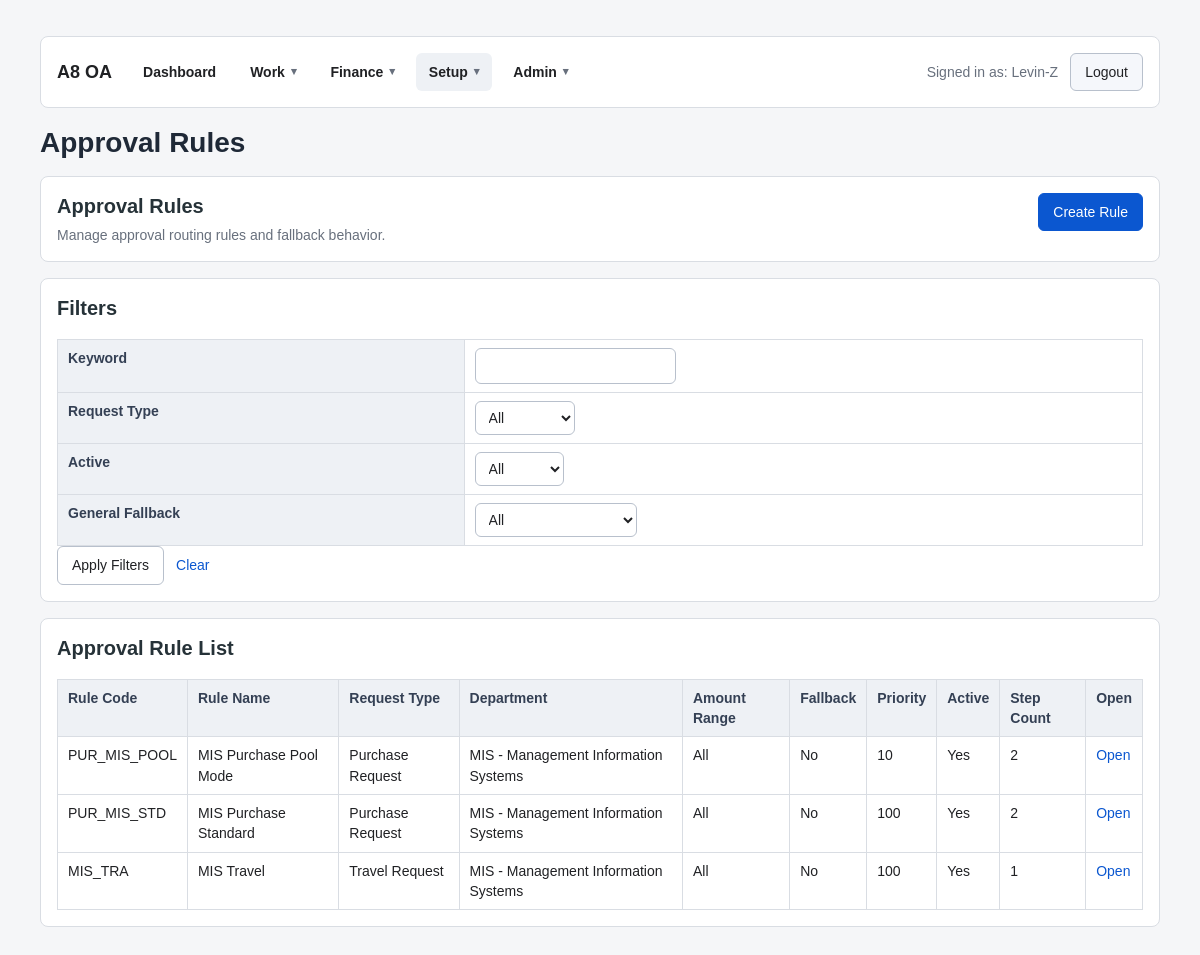
The app's page /approvals/rules/ (signed in) with its own data.
### accounts/models.py (models this page shows)
class User(AbstractUser):
    employee_id = models.CharField(max_length=30, blank=True, default="")
    display_name = models.CharField(max_length=150, blank=True, default="")
    job_title = models.CharField(max_length=100, blank=True, default="")
    phone = models.CharField(max_length=30, blank=True, default="")
    approval_level = models.CharField(
        max_length=20,
        choices=ApprovalLevel,
        default=ApprovalLevel.STAFF,
    )
    primary_department = models.ForeignKey(
        "Department",
        null=True,
        blank=True,
        on_delete=models.SET_NULL,
        related_name="primary_users",
    )
    can_approve_all_departments = models.BooleanField(default=False)
    class Meta:
        db_table = "PS_A8_USER"
        verbose_name = "User"
        verbose_name_plural = "Users"
    def __str__(self):
        return self.display_name or self.username

class Department(models.Model):
    dept_code = models.CharField(max_length=30, unique=True)
    dept_name = models.CharField(max_length=100)
    dept_type = models.CharField(
    max_length=20,
    choices=DepartmentType,
    default=DepartmentType.GENERAL,
    )
    cost_center = models.CharField(max_length=30, blank=True, default="")
    manager = models.ForeignKey(
        settings.AUTH_USER_MODEL,
        null=True,
        blank=True,
        on_delete=models.SET_NULL,
        related_name="managed_departments",
    )
    parent_department = models.ForeignKey(
        "self",
        null=True,
        blank=True,
        on_delete=models.SET_NULL,
        related_name="child_departments",
    )
    is_active = models.BooleanField(default=True)
    sort_order = models.PositiveIntegerField(default=0)
    class Meta:
        db_table = "PS_A8_DEPT"
        verbose_name = "Department"
        verbose_name_plural = "Departments"
        ordering = ["sort_order", "dept_code"]
    def __str__(self):
        return f"{self.dept_code} - {self.dept_name}"

### approvals/models.py (models this page shows, shortened)
class ApprovalRule(models.Model):
    rule_code = models.CharField(max_length=30, unique=True)
    rule_name = models.CharField(max_length=100)
    request_type = models.CharField(max_length=20, choices=RequestType)
    department = models.ForeignKey(
        "accounts.Department",
        null=True,
        blank=True,
        on_delete=models.CASCADE,
        related_name="approval_rules",
    )
    amount_from = models.DecimalField(max_digits=12, decimal_places=2, null=True, blank=True)
    amount_to = models.DecimalField(max_digits=12, decimal_places=2, null=True, blank=True)
    requester_level = models.CharField(
        max_length=20,
        choices=ApprovalLevel,
        blank=True,
        default="",
    )
    specific_requester = models.ForeignKey(
        settings.AUTH_USER_MODEL,
        null=True,
        blank=True,
        on_delete=models.SET_NULL,
        related_name="specific_approval_rules",
    )
    is_general_fallback = models.BooleanField(default=False)
    priority = models.PositiveIntegerField(default=100)
    is_active = models.BooleanField(default=True)
    class Meta:
        db_table = "PS_A8_AP_RULE"
        verbose_name = "Approval Rule"
        verbose_name_plural = "Approval Rules"
        ordering = ["priority", "rule_code"]
        constraints = [
            models.UniqueConstraint(
                fields=["request_type"],
                condition=models.Q(is_active=True, is_general_fallback=True),
                name="uq_active_general_fallback_per_request_type",
            ),
        ]

### approvals/views.py (the view)
# urls.py: path("rules/", views.rule_list, name="rule_list"),
@login_required
def rule_list(request):
    _enforce_rule_admin_permission(request.user)
    queryset = (
        ApprovalRule.objects.select_related("department", "specific_requester")
        .annotate(step_count=Count("steps"))
        .order_by("request_type", "priority", "rule_code")
    )
    keyword = (request.GET.get("q") or "").strip()
    request_type = (request.GET.get("request_type") or "").strip()
    is_active = (request.GET.get("is_active") or "").strip()
    fallback = (request.GET.get("fallback") or "").strip()
    if keyword:
        queryset = queryset.filter(
            Q(rule_code__icontains=keyword)
            | Q(rule_name__icontains=keyword)
        )
    if request_type:
        queryset = queryset.filter(request_type=request_type)
    if is_active == "true":
        queryset = queryset.filter(is_active=True)
    elif is_active == "false":
        queryset = queryset.filter(is_active=False)
    if fallback == "true":
        queryset = queryset.filter(is_general_fallback=True)
    elif fallback == "false":
        queryset = queryset.filter(is_general_fallback=False)
    paginator = Paginator(queryset, 15)
    page_obj = paginator.get_page(request.GET.get("page"))
    querydict = request.GET.copy()
    querydict.pop("page", None)
    pagination_querystring = querydict.urlencode()
    context = {
        "page_obj": page_obj,
        "keyword": keyword,
        "request_type": request_type,
        "is_active": is_active,
        "fallback": fallback,
        "pagination_querystring": pagination_querystring,
    }
    return render(request, "approvals/rule_list.html", context)

### approvals/views.py (called while the page is built)
def _enforce_rule_admin_permission(user):
    if not user.is_authenticated:
        raise PermissionDenied
    if not user.is_staff:
        raise PermissionDenied

### common/context_processors.py (called while the page is built)
def top_navigation(request):
    can_create_project = False
    if request.user.is_authenticated:
        can_create_project = user_can_create_project(request.user)
    return {
        "top_navigation": build_navigation_for_user(request.user, request),
        "can_create_project": can_create_project,
        "can_view_system_setup": can_view_system_setup(request.user),
    }

### common/navigation.py (called while the page is built)
def _can_work(user):
    return user.is_authenticated

def _can_accounting(user):
    return can_perform_accounting_work(user)

def _can_setup(user):
    return can_manage_finance_setup(user)

def _can_admin(user):
    return can_use_django_admin(user)

def _can_system_setup(user):
    return can_view_system_setup(user)

def _can_create_project(user):
    return user.is_authenticated and user_can_create_project(user)

def _item(label, route_name, *, permission=None, active_names=None):
    active_names = active_names or [route_name]
    return {
        "label": label,
        "url": reverse(route_name),
        "permission": permission or _can_work,
        "active_names": active_names,
        "active": False,
    }

def _group(label, items):
    return {
        "label": label,
        "items": items,
        "active": False,
    }

def _mark_active(items, current_route_name):
    for item in items:
        item["active"] = current_route_name in item["active_names"]
    return items

### common/permissions.py (called while the page is built)
def can_perform_accounting_work(user):
    return bool(
        user
        and user.is_authenticated
        and (user.is_staff or user_has_any_role(user, ACCOUNTING_ROLES))
    )

def can_manage_finance_setup(user):
    return bool(
        user
        and user.is_authenticated
        and (user.is_superuser or user_has_any_role(user, FINANCE_SETUP_ROLES))
    )

def can_view_system_setup(user):
    return bool(
        user
        and user.is_authenticated
        and (user.is_superuser or user.is_staff or user_has_any_role(user, SYSTEM_SETUP_ROLES))
    )

def can_use_django_admin(user):
    return bool(user and user.is_authenticated and (user.is_staff or user.is_superuser))

### projects/access.py (called while the page is built)
def user_can_create_project(user):
    if not user or not user.is_authenticated:
        return False
    if user.is_superuser:
        return True
    return get_manageable_departments_queryset_for_user(user).exists()

### approvals/templates/approvals/rule_list.html (shortened to what this page needs)
{% extends "purchase/base.html" %}
{% block page_title %}Approval Rules{% endblock %}
{% block content %}
<div class="card page-action-card">
    <div class="section-header">
        <div>
            <h2>Approval Rules</h2>
            <p class="muted">Manage approval routing rules and fallback behavior.</p>
        </div>
        <a class="btn btn-primary" href="{% url 'approvals:rule_create' %}">Create Rule</a>
    </div>
</div>
<div class="card">
    <h2>Filters</h2>
    <form method="get">
        <table>
            <tr>
                <th><label for="id_q">Keyword</label></th>
                <td>
                    <input type="text" name="q" id="id_q" value="{{ keyword }}">
                </td>
            </tr>
            <tr>
                <th><label for="id_request_type">Request Type</label></th>
                <td>
                    <select name="request_type" id="id_request_type">
                        <option value="">All</option>
                    </select>
                </td>
            </tr>
            <tr>
                <th><label for="id_is_active">Active</label></th>
                <td>
                    <select name="is_active" id="id_is_active">
                        <option value="">All</option>
                    </select>
                </td>
            </tr>
            <tr>
                <th><label for="id_fallback">General Fallback</label></th>
                <td>
                    <select name="fallback" id="id_fallback">
                        <option value="">All</option>
                    </select>
                </td>
            </tr>
        </table>
        <div class="action-row">
            <button type="submit">Apply Filters</button>
            <a href="{% url 'approvals:rule_list' %}">Clear</a>
        </div>
    </form>
</div>
<div class="card">
    <h2>Approval Rule List</h2>
    <table>
        <thead>
            <tr>
                <th>Rule Code</th>
                <th>Rule Name</th>
                <th>Request Type</th>
                <th>Department</th>
                <th>Amount Range</th>
                <th>Fallback</th>
                <th>Priority</th>
                <th>Active</th>
                <th>Step Count</th>
                <th>Open</th>
            </tr>
        </thead>
        <tbody>
            {% for rule in page_obj.object_list %}
            <tr>
                <td>{{ rule.rule_code }}</td>
                <td>{{ rule.rule_name }}</td>
                <td>{{ rule.get_request_type_display }}</td>
                <td>{{ rule.department|default:"All" }}</td>
                <td>
                    {% if rule.amount_from or rule.amount_to %}
                    {{ rule.amount_from|default:"-" }} ~ {{ rule.amount_to|default:"-" }}
                    {% else %}
                    All
                    {% endif %}
                </td>
                <td>{% if rule.is_general_fallback %}Yes{% else %}No{% endif %}</td>
                <td>{{ rule.priority }}</td>
                <td>{% if rule.is_active %}Yes{% else %}No{% endif %}</td>
                <td>{{ rule.step_count }}</td>
                <td><a href="{% url 'approvals:rule_edit' rule.id %}">Open</a></td>
            </tr>
            {% empty %}
            <tr>
                <td colspan="10">No approval rules found.</td>
            </tr>
            {% endfor %}
        </tbody>
    </table>
</div>
{% endblock %}

### templates/includes/top_nav.html (shortened to what this page needs)
<header class="top-nav card">
    {% if request.user.is_authenticated %}
    <div class="nav-brand">
        <a href="{% url 'dashboard:home' %}">A8 OA</a>
    </div>
    <nav class="nav-groups" aria-label="Primary navigation">
        {% if top_navigation.dashboard %}
        <a
            class="nav-direct-link{% if top_navigation.dashboard.active %} is-active{% endif %}"
            href="{{ top_navigation.dashboard.url }}"
        >
            {{ top_navigation.dashboard.label }}
        </a>
        {% endif %}
        {% for group in top_navigation.groups %}
            {% include "includes/dropdown_nav.html" with group=group %}
        {% endfor %}
    </nav>
    <div class="nav-user">
        <span class="muted">Signed in as: {{ request.user }}</span>
        <form method="post" action="{% url 'logout' %}" class="inline-form">
            <button type="submit" class="btn btn-secondary">Logout</button>
        </form>
    </div>
    {% else %}
    <div class="nav-brand">
        <a href="{% url 'login' %}">A8 OA</a>
    </div>
    <a href="{% url 'login' %}" class="btn btn-primary">Login</a>
    {% endif %}
</header>

### static/css/app.css (style rules this page uses)
* { box-sizing: border-box; }
html { min-height: 100%; }
body { min-height: 100%; margin: 0; background: #f5f6f8; color: #202124; font-family: Arial, sans-serif; font-size: 14px; line-height: 1.45; }
a { color: #0b57d0; text-decoration: none; }
.muted { color: #68707d; }
.top-nav { display: grid; grid-template-columns: auto minmax(0, 1fr) auto; gap: 18px; align-items: center; margin-bottom: 16px; overflow: visible; }
.nav-brand { font-size: 18px; font-weight: 700; white-space: nowrap; }
.nav-brand a { color: #202124; }
.nav-groups { display: flex; gap: 8px; flex-wrap: wrap; min-width: 0; }
.nav-direct-link, .nav-menu-trigger { display: inline-flex; min-height: 34px; align-items: center; padding: 8px 12px; border: 1px solid transparent; border-radius: 6px; background: transparent; color: #202124; font-weight: 700; white-space: nowrap; }
.nav-user { display: flex; gap: 12px; align-items: center; justify-content: flex-end; flex-wrap: wrap; }
.card { margin: 16px; padding: 16px; background: #ffffff; border: 1px solid #d9dde3; border-radius: 8px; }
.card h2 { margin-top: 0; margin-bottom: 18px; color: #263238; font-size: 20px; line-height: 1.3; }
.section-header { display: flex; gap: 16px; align-items: flex-start; justify-content: space-between; flex-wrap: wrap; }
.section-header h2 { margin-bottom: 6px; }
.section-header p { margin: 0; }
.action-row { display: flex; gap: 12px; flex-wrap: wrap; align-items: center; }
.inline-form { display: inline; margin: 0; }
button, .btn { display: inline-flex; align-items: center; justify-content: center; min-height: 34px; padding: 8px 14px; border: 1px solid #b8c0cc; border-radius: 6px; background: #ffffff; color: #202124; font: inherit; cursor: pointer; }
.btn-primary { border-color: #0b57d0; background: #0b57d0; color: #ffffff; }
.btn-secondary { background: #f5f7fb; }
input, select, textarea { max-width: 100%; border: 1px solid #b8c0cc; border-radius: 6px; padding: 7px 9px; background: #ffffff; color: #202124; font: inherit; }
table, .data-table { width: 100%; border-collapse: collapse; background: #ffffff; }
th, td, .data-table th, .data-table td { padding: 8px 10px; border: 1px solid #d9dde3; text-align: left; vertical-align: top; }
th, .data-table th { background: #eef1f5; color: #344054; font-weight: 700; }

### records on screen
User: user "Levin-Z"
ApprovalRule: rule_code "PUR_MIS_POOL", rule_name "MIS Purchase Pool Mode", request_type "Purchase Request", department "MIS - Management Information Systems", shows "All", is_general_fallback "No", priority "10", is_active "Yes", step_count "2"
ApprovalRule: rule_code "PUR_MIS_STD", rule_name "MIS Purchase Standard", request_type "Purchase Request", department "MIS - Management Information Systems", shows "All", is_general_fallback "No", priority "100", is_active "Yes", step_count "2"
ApprovalRule: rule_code "MIS_TRA", rule_name "MIS Travel", request_type "Travel Request", department "MIS - Management Information Systems", shows "All", is_general_fallback "No", priority "100", is_active "Yes", step_count "1"

### other values on screen
{{ top_navigation.dashboard.label }} "Dashboard"
{{ group.label }} "Work" "Finance" "Setup" "Admin"
